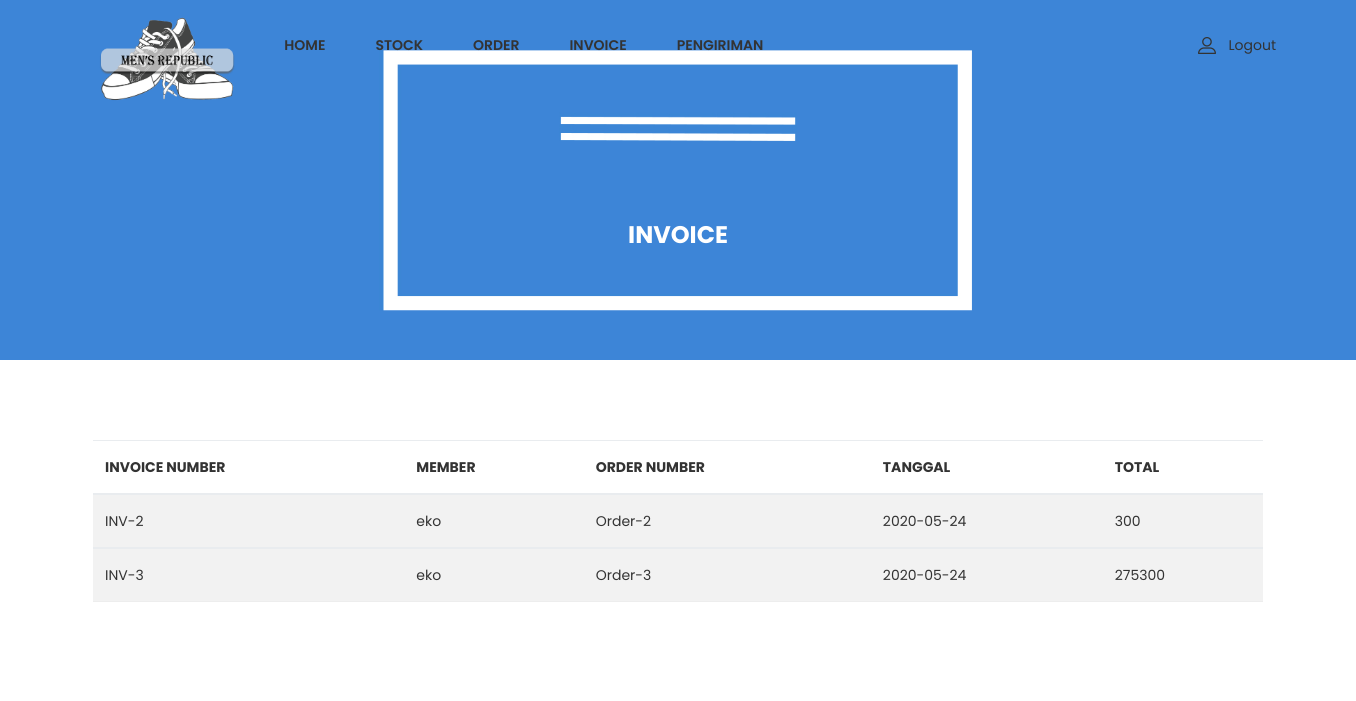
The page /admin/admin_page.php?page=invoice_list on the database as committed earlier.
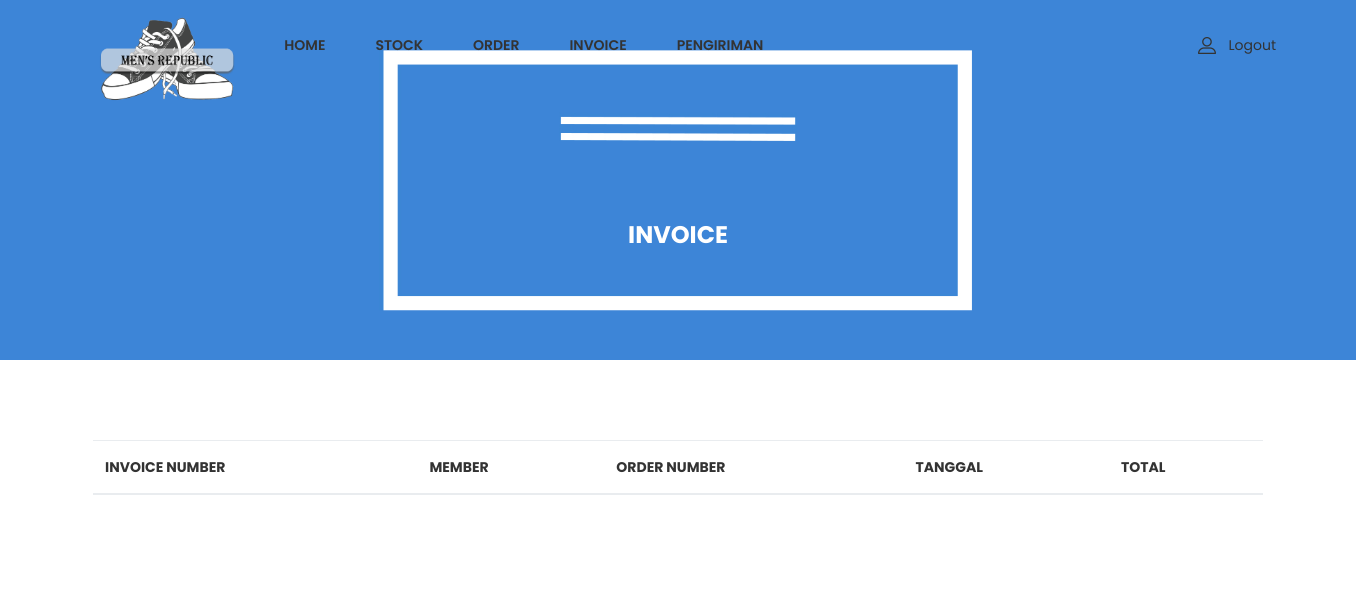
The same page on the database as committed later.
### tables this page shows
CREATE TABLE `invoice` (
  `id_invoice` int(11) NOT NULL,
  `kode_invoice` text DEFAULT NULL,
  `id_member` int(11) DEFAULT NULL,
  `id_order` int(11) DEFAULT NULL,
  `total_harga` float DEFAULT NULL,
  `tanggal` date DEFAULT NULL
);

CREATE TABLE `member` (
  `id_member` int(11) NOT NULL,
  `nama` varchar(100) DEFAULT NULL,
  `member_active` tinyint(1) DEFAULT NULL,
  `alamat` varchar(100) DEFAULT NULL,
  `email` varchar(100) DEFAULT NULL,
  `tanggal_lahir` date DEFAULT NULL
);

CREATE TABLE `order_list` (
  `id_order` int(11) NOT NULL,
  `order_num` varchar(25) DEFAULT NULL,
  `deskripsi` text DEFAULT NULL,
  `id_member` int(11) DEFAULT NULL,
  `id_status_order` int(11) DEFAULT NULL,
  `tanggal_order` date DEFAULT NULL,
  `tanggal_kirim` date DEFAULT NULL,
  `total_harga` float DEFAULT NULL
);

### admin/invoice_list.php (the view)
<div class="ht__bradcaump__area bg-image--6">
    <div class="container">
        <div class="row">
            <div class="col-lg-12">
                <div class="bradcaump__inner text-center">
                    <h2 class="bradcaump-title">Invoice</h2>
                </div>
            </div>
        </div>
    </div>
</div>
<section class="my_account_area pt--80 pb--55 bg--white">
    <div class="container">
        <div class="card-body table-responsive p-0">
            <table class="table table-hover table-striped table-valign-middle">
                <thead>
                    <tr>
                        <th>Invoice Number</th>
                        <th>Member</th>
                        <th>Order Number</th>
                        <th>Tanggal</th>
                        <th>Total</th>
                    </tr>
                </thead>
                <?php
                include '../func/koneksi.php';
                $data = mysqli_query($koneksi, "select * from invoice INNER JOIN member ON invoice.id_member=member.id_member INNER JOIN order_list ON invoice.id_order=order_list.id_order");
                while($d = mysqli_fetch_array($data)){
            ?>
                <tbody>
                    <tr>
                        <td><?php echo $d['kode_invoice'] ?></td>
                        <td><?php echo $d['nama'] ?></td>
                        <td><?php echo $d['order_num'] ?></td>
                        <td><?php echo $d['tanggal'] ?></td>
                        <td><?php echo $d['total_harga'] ?></td>
                    </tr>
                </tbody>
                <?php
                }
            ?>
            </table>
        </div>
    </div>
</section>

Rows that differ between the two databases and show on the page:
removed invoice: kode_invoice "INV-2", id_member.nama "eko", id_order.order_num "Order-2", tanggal "2020-05-24", id_order.total_harga "300"
removed invoice: kode_invoice "INV-3", id_member.nama "eko", id_order.order_num "Order-3", tanggal "2020-05-24", id_order.total_harga "275300"
